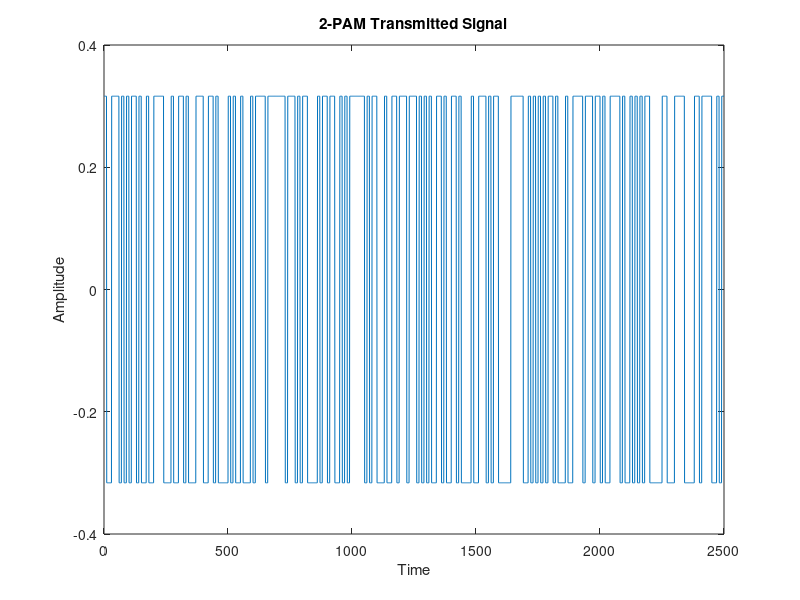
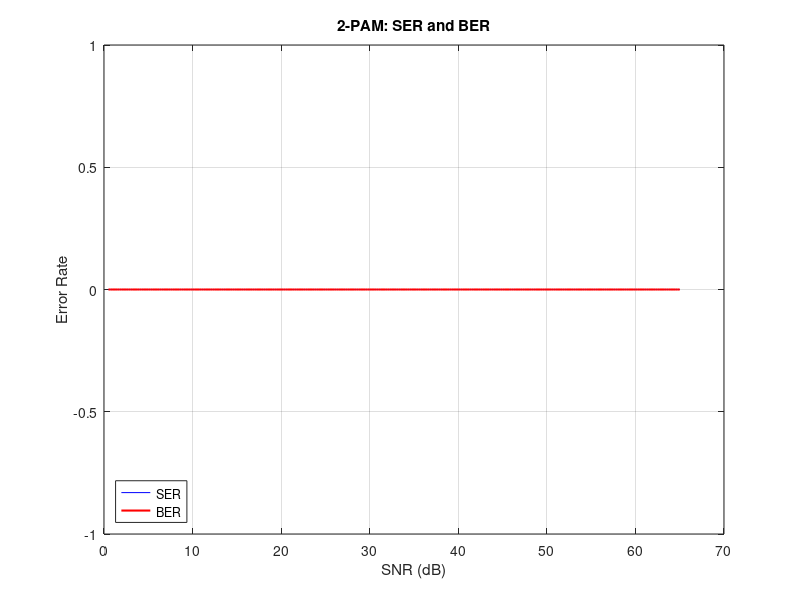
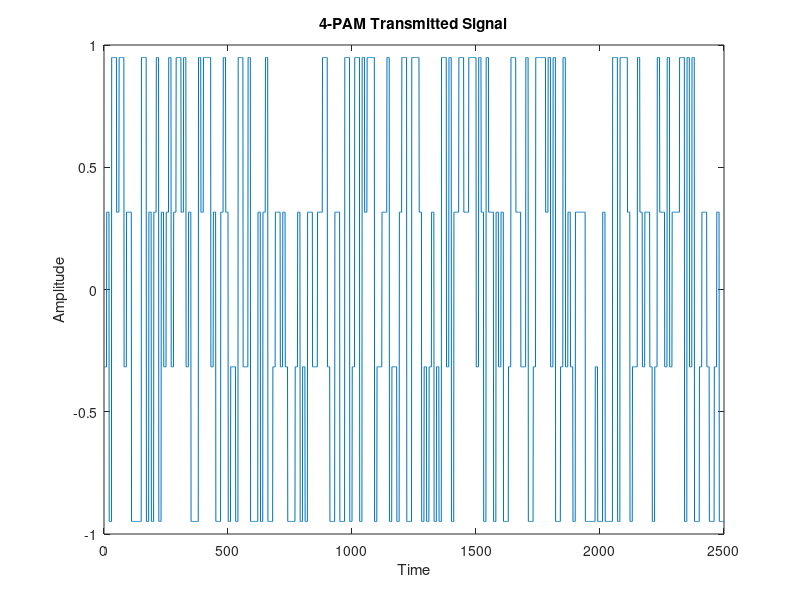
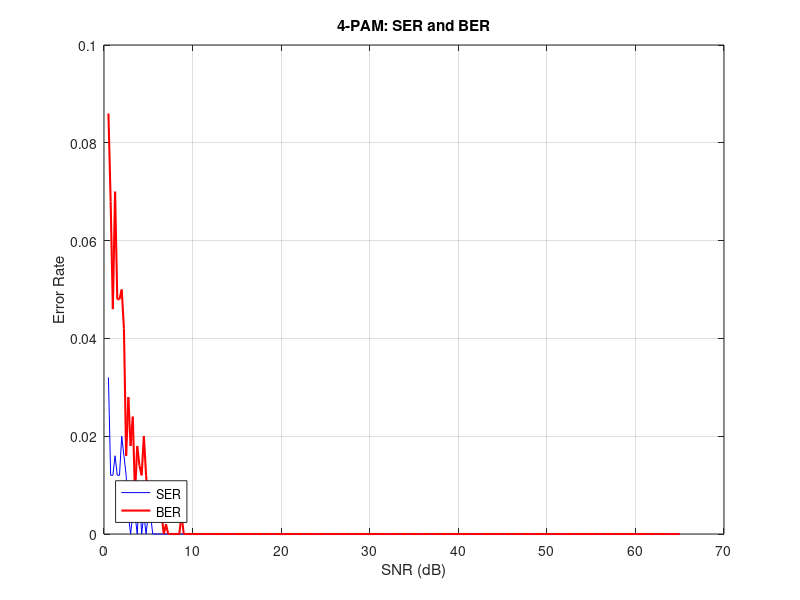

The MATLAB source for these figures, in order:
Number_of_bits_in_pulse = 10;                  
Number_of_pulses = 250;  
M_values = [2, 4, 8, 16, 32, 64, 128, 256, 512, 1024];
SNR_range = 0.5:0.25:65;

pulse = ones(1, Number_of_bits_in_pulse);
pulse = pulse / norm(pulse);  
Flipped_Pulse = fliplr(pulse);

for m = 1:length(M_values)
    M = M_values(m);
    
    RandomSignal = 2 * randi([0, M-1], 1, Number_of_pulses) - (M - 1);

    Fullsignal = zeros(1, Number_of_pulses * Number_of_bits_in_pulse);
    for i = 1:Number_of_pulses
        start_idx = (i-1)*Number_of_bits_in_pulse + 1;
        Fullsignal(start_idx:start_idx+Number_of_bits_in_pulse-1) = RandomSignal(i);
    end
    Fullsignal = Fullsignal / sqrt(Number_of_bits_in_pulse);

    bit_error_rate = zeros(1, length(SNR_range));
    for snr = 1:length(SNR_range)
        SNR = SNR_range(snr);
        
        noisy_signal = awgn(Fullsignal, SNR, 'measured');
        
        correlated_signal = conv(noisy_signal, Flipped_Pulse);
        
        correlated_symbol_samples = zeros(1, Number_of_pulses);
        for i = 1:Number_of_pulses
            sample_idx = i * Number_of_bits_in_pulse;
            correlated_symbol_samples(i) = correlated_signal(sample_idx);
        end

        num_errors = sum(abs(round(correlated_symbol_samples) - RandomSignal) > 1);
        symbol_error_rate(snr) = num_errors / Number_of_pulses;

        tx_bits = de2bi((RandomSignal + (M - 1)) / 2, log2(M), 'left-msb');
        valid_levels = -M+1 : 2 : M-1;
        [~, idx] = min(abs(correlated_symbol_samples' - valid_levels), [], 2);
        rx_symbols = valid_levels(idx)';
        rx_indices = (rx_symbols + (M - 1)) / 2;
        rx_indices = max(0, min(M-1, round(rx_indices)));
        rx_bits = de2bi(rx_indices, log2(M), 'left-msb');
        num_bit_errors = sum(tx_bits(:) ~= rx_bits(:));
        bit_error_rate(snr) = num_bit_errors / (Number_of_pulses * log2(M));
    end

    SER_results{m} = symbol_error_rate;
    BER_results{m} = bit_error_rate;

    % Plot transmitted signal
    figure, plot(Fullsignal);
    xlabel('Time'); ylabel('Amplitude'); title([num2str(M) '-PAM Transmitted Signal']);    
    % Plot SER and BER vs SNR
    figure; plot(SNR_range, symbol_error_rate, 'b-', SNR_range, bit_error_rate, 'r-', 'LineWidth', 1.5);
    xlabel('SNR (dB)'), ylabel('Error Rate'), title([num2str(M) '-PAM: SER and BER']), legend('SER','BER','Location','southwest'), grid on;
end

figure, hold on
cellfun(@(ser) semilogy(SNR_range, ser, 'LineWidth', 1.5), SER_results);
legend(arrayfun(@(M) [num2str(M) 'PAM'], M_values, 'UniformOutput', false), 'Location', 'northeast');
xlabel('SNR (dB)'), ylabel('Symbol Error Rate (SER)'), title('SER vs SNR for different PAM levels'), grid on, hold off

figure, hold on
cellfun(@(ber) semilogy(SNR_range, ber, 'LineWidth', 1.5), BER_results);
legend(arrayfun(@(M) [num2str(M) 'PAM'], M_values, 'UniformOutput', false), 'Location', 'northeast');
xlabel('SNR (dB)'), ylabel('Bit Error Rate (BER)'), title('BER vs SNR for different PAM levels'), grid on, hold off
